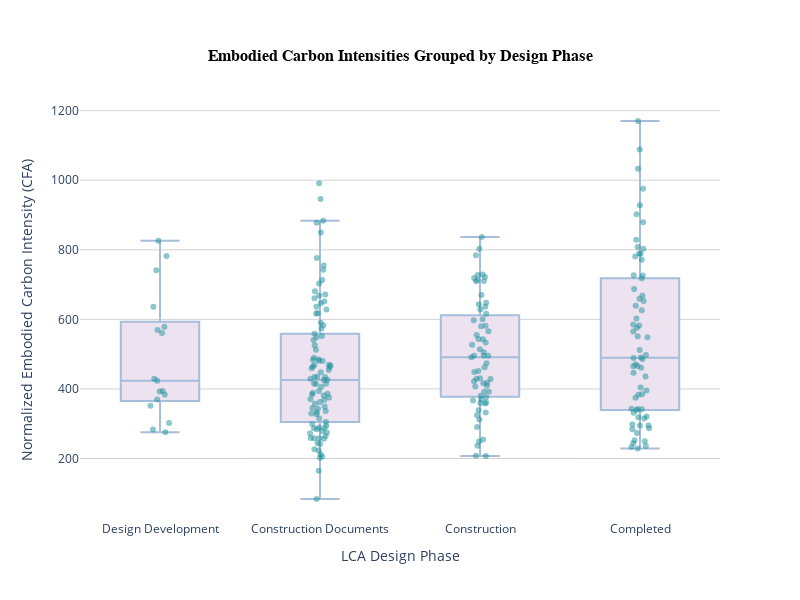

The notebook cell this image was saved under:
### Markdown cell above
#### Plotting the Data

### Code cell
# Create a box and whisker plot for the "eci_a_to_c_cfa" field grouped by "lca_design_phase"
fig5 = px.box(
    filtered_bldgs_df4,
    x='lca_design_phase',  # Group by LCA Design Phase
    y='eci_a_to_c_cfa',  # Plot this field
    title='Embodied Carbon Intensities Grouped by Design Phase',
    labels={
        'lca_design_phase': 'LCA Design Phase',
        'eci_a_to_c_cfa': 'Normalized Embodied Carbon Intensity (CFA)'
    },
    category_orders={'lca_design_phase': lca_phase_order},  # Ensure correct order of design phases
    hover_data=['bldg_prim_use']  # Include primary use in hover data
)

# Add all data points as dots with slight transparency and a different color
fig5.update_traces(
    boxpoints='all',
    jitter=0.3,
    pointpos=0,
    marker=dict(color='rgba(28, 144, 153, 0.5)'),
    fillcolor='rgb(236,226,240)',
    line=dict(color='rgb(166,189,219)')
)

# Customize the layout
fig5.update_layout(
    title={
        'text': 'Embodied Carbon Intensities Grouped by Design Phase',
        'x': 0.5,  # Center the title
        'xanchor': 'center',
        'yanchor': 'top',
        'font': {'size': 16, 'family': 'Arial', 'color': 'black', 'weight': 'bold'}  # Make the title bold
    },
    xaxis=dict(
        title='LCA Design Phase',
        showgrid=False
    ),
    yaxis=dict(
        title='Normalized Embodied Carbon Intensity (CFA)',
        showgrid=True,
        gridcolor='lightgrey'
    ),
    plot_bgcolor='white',
    paper_bgcolor='white',
    height=600,
    width=800
)

# Show the plot
fig5.show()

### Figure 1 — Plotly figure (JSON) as saved in the notebook; plotly's stock layout.template omitted (floating-point values rounded to 4 significant figures; data arrays with more than 128 entries replaced by an {"elided": "..."} marker saying what was removed)
{"data": [{"alignmentgroup": "True", "boxpoints": "all", "customdata": {"elided": "240x1 str values"}, "fillcolor": "rgb(236,226,240)", "hovertemplate": "LCA Design Phase=%{x}<br>Normalized Embodied Carbon Intensity (CFA)=%{y}<br>bldg_prim_use=%{customdata[0]}<extra></extra>", "jitter": 0.3, "legendgroup": "", "line": {"color": "rgb(166,189,219)"}, "marker": {"color": "rgba(28, 144, 153, 0.5)"}, "name": "", "notched": false, "offsetgroup": "", "orientation": "v", "pointpos": 0, "showlegend": false, "type": "box", "x": {"elided": "240 str values"}, "x0": " ", "xaxis": "x", "y": {"elided": "240 float values"}, "y0": " ", "yaxis": "y"}], "layout": {"boxmode": "group", "height": 600, "legend": {"tracegroupgap": 0}, "paper_bgcolor": "white", "plot_bgcolor": "white", "title": {"font": {"color": "black", "family": "Arial", "size": 16, "weight": "bold"}, "text": "Embodied Carbon Intensities Grouped by Design Phase", "x": 0.5, "xanchor": "center", "yanchor": "top"}, "width": 800, "xaxis": {"anchor": "y", "categoryarray": ["Design Development", "Construction Documents", "Construction", "Completed"], "categoryorder": "array", "domain": [0, 1], "showgrid": false, "title": {"text": "LCA Design Phase"}}, "yaxis": {"anchor": "x", "domain": [0, 1], "gridcolor": "lightgrey", "showgrid": true, "title": {"text": "Normalized Embodied Carbon Intensity (CFA)"}}}}
